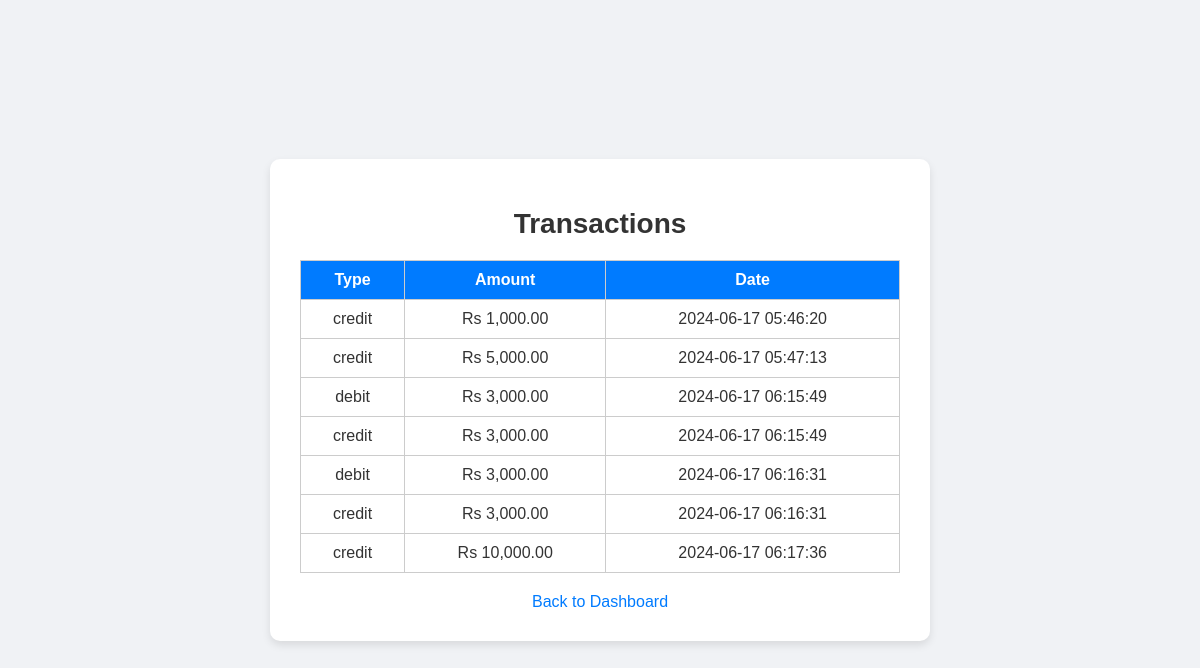
Page /22715A0510/transactions.php (signed in) on the committed database.
### tables this page shows
CREATE TABLE `transactions` (
  `id` int(11) NOT NULL,
  `user_id` int(11) NOT NULL,
  `type` enum('credit','debit') NOT NULL,
  `amount` decimal(10,2) NOT NULL,
  `date` timestamp NOT NULL DEFAULT current_timestamp()
);

### 22715A0510/transactions.php (the view, shortened to what this page needs)
<?php
require 'config.php';
$user_id = $_SESSION['user_id'];
$stmt = $conn->prepare("SELECT type, amount, date FROM transactions WHERE user_id = ?");
$stmt->bind_param("i", $user_id);
$stmt->execute();
$stmt->bind_result($type, $amount, $date);
$transactions = [];
while ($stmt->fetch()) {
    $transactions[] = ['type' => $type, 'amount' => $amount, 'date' => $date];
}
?>
<!DOCTYPE html>
<html lang="en">
<head>
</head>
<body>
    <div class="container">
        <h1>Transactions</h1>
        <table>
            <tr>
                <th>Type</th>
                <th>Amount</th>
                <th>Date</th>
            </tr>
            <?php foreach ($transactions as $transaction): ?>
                <tr>
                    <td><?php echo htmlspecialchars($transaction['type']); ?></td>
                    <td>Rs <?php echo number_format($transaction['amount'], 2); ?></td>
                    <td><?php echo htmlspecialchars(date('Y-m-d H:i:s', strtotime($transaction['date']))); ?></td>
                </tr>
            <?php endforeach; ?>
        </table>
        <a href="dashboard.php">Back to Dashboard</a>
    </div>
</body>
</html>

### 22715A0510/transactions.php (style rules this page uses)
body { font-family: 'Arial', sans-serif; background-color: #f0f2f5; color: #333; margin: 0; padding: 0; display: flex; justify-content: center; align-items: center; height: 100vh; background-image:url("https://i.pinimg.com/564x/2d/1f/a3/2d1fa34f5d7db544d50f43e29c9f78d3.jpg"); background-repeat:no-repeat; background-size:cover; }
.container { background: #fff; padding: 30px; border-radius: 10px; box-shadow: 0 4px 8px rgba(0, 0, 0, 0.1); text-align: center; max-width: 600px; width: 100%; }
h1 { margin-bottom: 20px; font-size: 28px; }
table { width: 100%; border-collapse: collapse; margin-bottom: 20px; }
table th, table td { padding: 10px; border: 1px solid #ccc; }
table th { background-color: #007bff; color: #fff; }
table td { text-align: center; }
a { display: block; margin-top: 20px; color: #007bff; text-decoration: none; font-size: 16px; }

### rows in the picture
transactions: type "credit", amount "1,000.00", date "2024-06-17 05:46:20"
transactions: type "credit", amount "5,000.00", date "2024-06-17 05:47:13"
transactions: type "debit", amount "3,000.00", date "2024-06-17 06:15:49"
transactions: type "credit", amount "3,000.00", date "2024-06-17 06:15:49"
transactions: type "debit", amount "3,000.00", date "2024-06-17 06:16:31"
transactions: type "credit", amount "3,000.00", date "2024-06-17 06:16:31"
transactions: type "credit", amount "10,000.00", date "2024-06-17 06:17:36"
